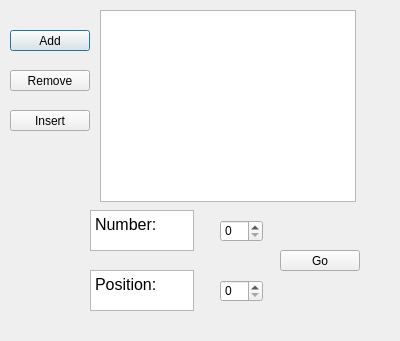
<?xml version="1.0" encoding="UTF-8"?>
<ui version="4.0">
 <class>Tarea4</class>
 <widget class="QDialog" name="Tarea4">
  <property name="geometry">
   <rect>
    <x>0</x>
    <y>0</y>
    <width>400</width>
    <height>341</height>
   </rect>
  </property>
  <property name="windowTitle">
   <string>Dialog</string>
  </property>
  <widget class="QListWidget" name="listWidget">
   <property name="geometry">
    <rect>
     <x>100</x>
     <y>10</y>
     <width>256</width>
     <height>192</height>
    </rect>
   </property>
  </widget>
  <widget class="QPushButton" name="addBtn">
   <property name="geometry">
    <rect>
     <x>10</x>
     <y>30</y>
     <width>80</width>
     <height>21</height>
    </rect>
   </property>
   <property name="text">
    <string>Add</string>
   </property>
  </widget>
  <widget class="QPushButton" name="removeBtn">
   <property name="geometry">
    <rect>
     <x>10</x>
     <y>70</y>
     <width>80</width>
     <height>21</height>
    </rect>
   </property>
   <property name="text">
    <string>Remove</string>
   </property>
  </widget>
  <widget class="QPushButton" name="insertBtn">
   <property name="geometry">
    <rect>
     <x>10</x>
     <y>110</y>
     <width>80</width>
     <height>21</height>
    </rect>
   </property>
   <property name="text">
    <string>Insert</string>
   </property>
  </widget>
  <widget class="QPushButton" name="goBtn">
   <property name="geometry">
    <rect>
     <x>280</x>
     <y>250</y>
     <width>80</width>
     <height>21</height>
    </rect>
   </property>
   <property name="text">
    <string>Go</string>
   </property>
  </widget>
  <widget class="QSpinBox" name="spinNum">
   <property name="geometry">
    <rect>
     <x>220</x>
     <y>220</y>
     <width>43</width>
     <height>22</height>
    </rect>
   </property>
  </widget>
  <widget class="QSpinBox" name="spinPos">
   <property name="geometry">
    <rect>
     <x>220</x>
     <y>280</y>
     <width>43</width>
     <height>22</height>
    </rect>
   </property>
  </widget>
  <widget class="QTextEdit" name="text1">
   <property name="geometry">
    <rect>
     <x>90</x>
     <y>210</y>
     <width>104</width>
     <height>41</height>
    </rect>
   </property>
   <property name="html">
    <string>&lt;!DOCTYPE HTML PUBLIC &quot;-//W3C//DTD HTML 4.0//EN&quot; &quot;http://www.w3.org/TR/REC-html40/strict.dtd&quot;&gt;
&lt;html&gt;&lt;head&gt;&lt;meta name=&quot;qrichtext&quot; content=&quot;1&quot; /&gt;&lt;style type=&quot;text/css&quot;&gt;
p, li { white-space: pre-wrap; }
&lt;/style&gt;&lt;/head&gt;&lt;body style=&quot; font-family:'MS Shell Dlg 2'; font-size:8.25pt; font-weight:400; font-style:normal;&quot;&gt;
&lt;p style=&quot; margin-top:0px; margin-bottom:0px; margin-left:0px; margin-right:0px; -qt-block-indent:0; text-indent:0px;&quot;&gt;&lt;span style=&quot; font-size:12pt;&quot;&gt;Number:&lt;/span&gt;&lt;/p&gt;&lt;/body&gt;&lt;/html&gt;</string>
   </property>
  </widget>
  <widget class="QTextEdit" name="text2">
   <property name="geometry">
    <rect>
     <x>90</x>
     <y>270</y>
     <width>104</width>
     <height>41</height>
    </rect>
   </property>
   <property name="html">
    <string>&lt;!DOCTYPE HTML PUBLIC &quot;-//W3C//DTD HTML 4.0//EN&quot; &quot;http://www.w3.org/TR/REC-html40/strict.dtd&quot;&gt;
&lt;html&gt;&lt;head&gt;&lt;meta name=&quot;qrichtext&quot; content=&quot;1&quot; /&gt;&lt;style type=&quot;text/css&quot;&gt;
p, li { white-space: pre-wrap; }
&lt;/style&gt;&lt;/head&gt;&lt;body style=&quot; font-family:'MS Shell Dlg 2'; font-size:8.25pt; font-weight:400; font-style:normal;&quot;&gt;
&lt;p style=&quot; margin-top:0px; margin-bottom:0px; margin-left:0px; margin-right:0px; -qt-block-indent:0; text-indent:0px;&quot;&gt;&lt;span style=&quot; font-size:12pt;&quot;&gt;Position:&lt;/span&gt;&lt;/p&gt;&lt;/body&gt;&lt;/html&gt;</string>
   </property>
  </widget>
 </widget>
 <resources/>
 <connections/>
</ui>
